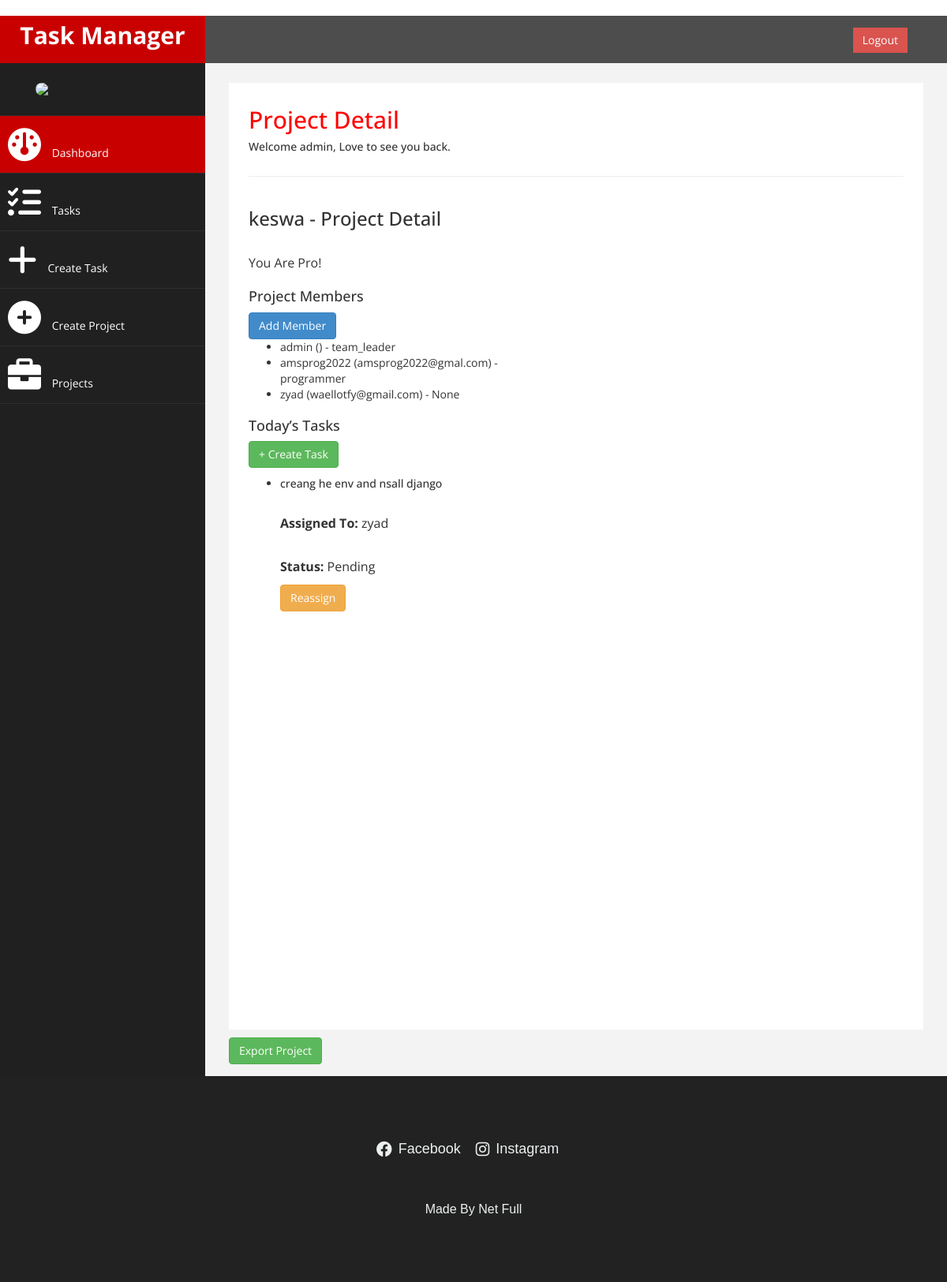
The app's page /project/2/ (signed in), older data.
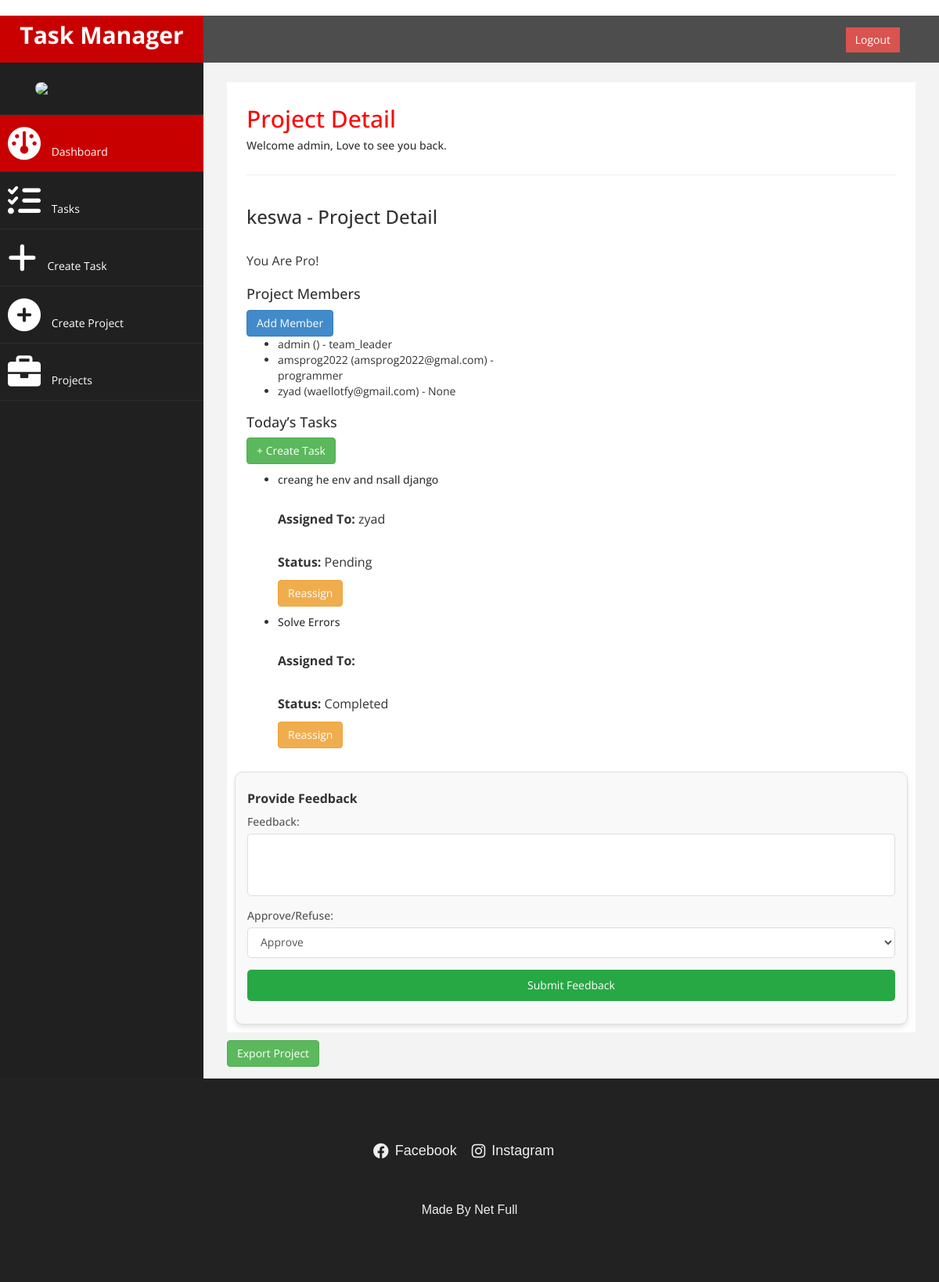
The same page, newer data.
### welcome/models.py (models this page shows)
class CustomUser(AbstractUser):
    subscription_type = models.CharField(
        max_length=20,
        choices=[('free', 'Free'), ('pro', 'Pro')],
        default='free'
    )
    ROLE_CHOICES = [
        ('team_leader', 'Team Leader'),
        ('product_owner', 'Product Owner'),
        ('programmer', 'Programmer'),
    ]
    role = models.CharField(max_length=20, choices=ROLE_CHOICES, null=True)
    trial_start_date = models.DateField(null=True, blank=True)
    category = models.CharField(
        max_length=20,
        choices=[('programming', 'Programming'), ('education', 'Education'), ('crm', 'CRM')],
        null=True
    )
    pro_subscription_date = models.DateField(null=True, blank=True)
    subscription_end_date = models.DateField(null=True, blank=True)
    groups = models.ManyToManyField(
        Group,
        related_name="custom_user_groups",
        blank=True
    )
    user_permissions = models.ManyToManyField(
        Permission,
        related_name="custom_user_permissions",
        blank=True
    )

class ProUserTask(models.Model):
    user = models.ForeignKey(CustomUser, on_delete=models.CASCADE)  # Task creator
    task_name = models.CharField(max_length=255)
    project = models.ForeignKey(
        'Project', on_delete=models.CASCADE, null=True, blank=True, related_name='tasks'
    )  # Related name for reverse querying tasks by project
    assigned_to = models.ForeignKey(
        CustomUser, on_delete=models.SET_NULL, null=True, blank=True, related_name='assigned_tasks'
    )  # User to whom the task is assigned
    uploaded_file = models.FileField(upload_to='task_files/', null=True, blank=True)
    created_at = models.DateTimeField(auto_now_add=True)
    is_done = models.BooleanField(default=False)
    def __str__(self):
        return self.task_name

### welcome/views.py (the view)
# urls.py: path('project/<int:project_id>/', views.project_detail, name='project_detail'),
@login_required
def project_detail(request, project_id):
    project = get_object_or_404(Project, id=project_id)
    if request.user != project.created_by and request.user not in project.members.all():
        return HttpResponseForbidden("You do not have permission to view this project.")
    tasks = project.tasks.all()
    print(f"Tasks for project {project_id}: {tasks}")
    return render(request, 'project_detail.html', {
        'project': project,
        'tasks': tasks,
        'members': project.members.all()
    })

### welcome/templates/project_detail.html (shortened to what the changed rows need)
﻿﻿﻿{% load static %}
<!DOCTYPE html>
<html xmlns="http://www.w3.org/1999/xhtml">
<head>
    <link href="{% static 'bootstrap.css' %}" rel="stylesheet" />
    <link href="{% static 'font-awesome.css' %}" rel="stylesheet" />
    <link rel="stylesheet" href="https://cdnjs.cloudflare.com/ajax/libs/font-awesome/6.0.0-beta3/css/all.min.css" />
    <link href="{% static 'custom.css' %}" rel="stylesheet" />
</head>
<body>
    <div id="wrapper">
        <div id="page-wrapper">
            <div id="page-inner">
                <div class="container-fluid">
                    <div class="row">
                        <div class="col-md-12">
                            <h2 class="page-title">Project Detail</h2>
                            <h5 class="welcome-message">Welcome {{ user.username }}, Love to see you back.</h5>
                        </div>
                    </div>
                    <div class="task-manager row">
                        <div class="col-md-6">
                            <div class="task-left">
                                <div class="members-section">
                                    {% if members %}
                                        <ul class="members-list">
                                            {% for member in members %}
                                            <li>{{ member.username }} ({{ member.email }}) - {{ member.role }}</li>
                                            {% endfor %}
                                        </ul>
                                    {% else %}
                                        <p>No members added yet.</p>
                                    {% endif %}
                                </div>
                                <div class="tasks-section">
                                    <div class="tasks-wrapper">
                                        {% if tasks %}
                                            <ul class="task-list">
                                                {% for task in tasks %}
                                                <li class="task-item {% if task.is_done %}completed{% endif %}">
                                                    <h5>{{ task.task_name }}</h5>
                                                    <p><strong>Assigned To:</strong> {{ task.assigned_to.username }}</p>
                                                    <p><strong>Status:</strong> {% if task.is_done %}Completed{% else %}Pending{% endif %}</p>
                                                    <button class="btn btn-warning" onclick="document.getElementById('reassign-task-{{ task.id }}').style.display='block'">Reassign</button>
                                                </li>
                                                {% endfor %}
                                            </ul>
                                        {% else %}
                                            <p>No tasks available.</p>
                                        {% endif %}
                                    </div>
                                </div>
                            </div>
                        </div>
                    </div>
                </div>
                {% for task in tasks %}
                {% if task.is_done %}
            <div class="task-feedback">
              <h5>Provide Feedback</h5>
              <form method="post" action="{% url 'task_detail' task.id %}">
                <label for="feedback">Feedback:</label>
                <textarea id="feedback" name="feedback" required></textarea>
                <label for="approval">Approve/Refuse:</label>
                <select id="approval" name="action" required>
                  <option value="approve">Approve</option>
                </select>
                <button type="submit">Submit Feedback</button>
              </form>
            </div>
            {% endif %}
            {% endfor %}
            </div>
        </div>
    </div>
</body>
</html>

Row changes from the older to the newer data that the page shows:
added ProUserTask: task_name "Solve Errors", is_done "Completed"
